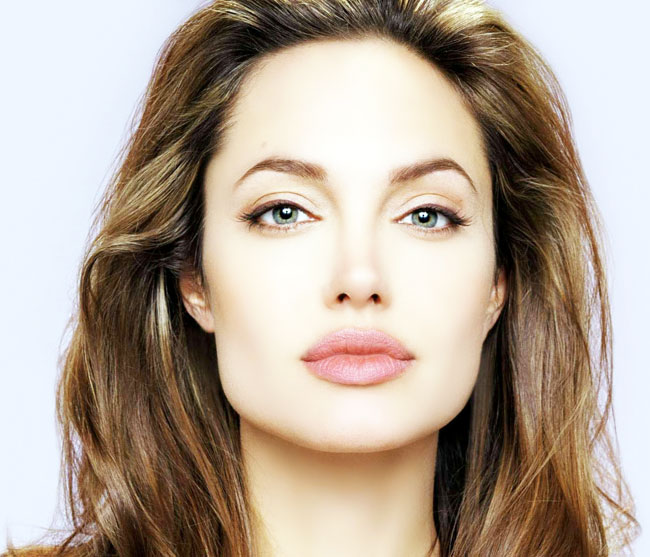
#> input picture face_landmark_detection/images/face2.jpg, 650 x 557 px
$ python img_info.py --image_folder ../face_landmark_detection/images --save_as out.png
#> lines starting #> are read from the running program, lines starting #| are printed output that depends on the picture
import os
import cv2
import argparse
import numpy as np
import pandas as pd
from PIL import Image
from glob import glob
from time import time


def channel_x(img, channel, places):
    if Image.fromarray(img).mode == 'L':
        x_ = img[:, :]
        return round(np.mean(x_), places), round(np.median(x_), places), round(np.std(x_), places)
    elif Image.fromarray(img).mode == 'RGB':
        x_ = img[:, :, channel]
        return round(np.mean(x_), places), round(np.median(x_), places), round(np.std(x_), places)


parser = argparse.ArgumentParser()
parser.add_argument('--image_folder', type=str, required=True)
parser.add_argument('--decimal_places', type=int, default=2)
parser.add_argument('--save_as', type=str, required=True)
args = parser.parse_args()

start = time()

files = glob(args.image_folder + '/*.jpg')
images = [cv2.imread(file) for file in files]
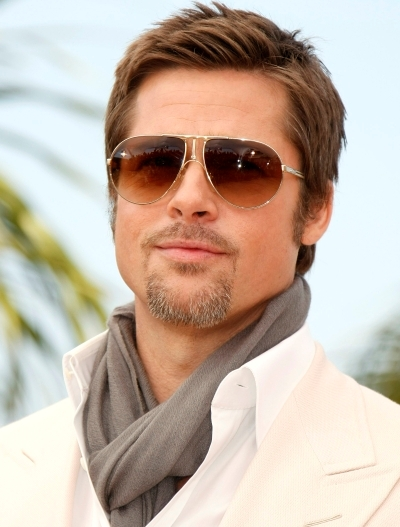
#> input picture face_landmark_detection/images/face3.jpg, 400 x 527 px
#> images = 2 items
img_types = [0 if Image.fromarray(img).mode == 'L' else 1 for img in images]
#> img_types = [1, 1]

r = [channel_x(img, 2, args.decimal_places) for img in images]
#> in channel_x, `x_ = img[:, :, channel]`:
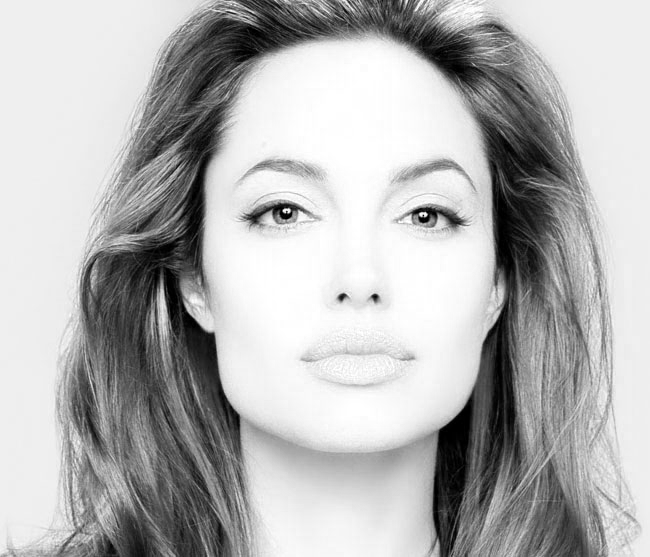
#> x_: shape (557, 650); min 0, max 255, mean 179.9
#> call 2 of channel_x, with channel = 2, places = 2
#> in channel_x (call 2), `x_ = img[:, :, channel]`:
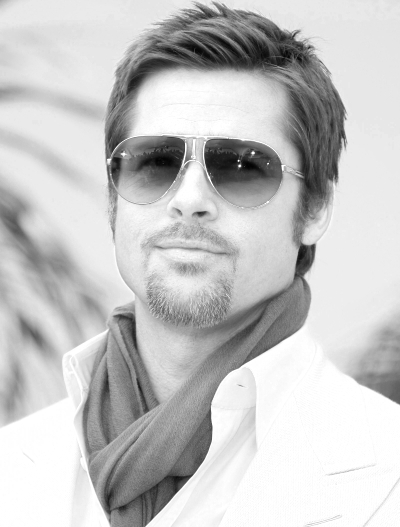
#> x_: shape (527, 400); min 1, max 255, mean 197.4
#> r = [(179.9, 221, 75.21), (197.4, 224, 58.24)]
g = [channel_x(img, 1, args.decimal_places) for img in images]
#> call 3 of channel_x, with channel = 1, places = 2
#> in channel_x (call 3), `x_ = img[:, :, channel]`:
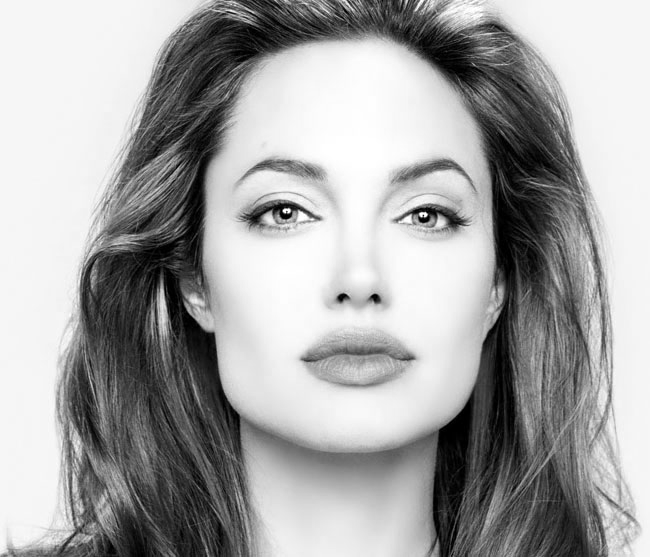
#> x_: shape (557, 650); min 0, max 255, mean 164.9
#> call 4 of channel_x, with channel = 1, places = 2
#> in channel_x (call 4), `x_ = img[:, :, channel]`:
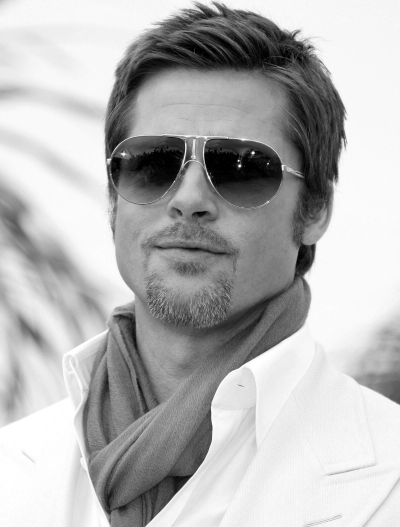
#> x_: shape (527, 400); min 0, max 255, mean 180.4
#> g = [(164.9, 199, 82.87), (180.4, 212, 72.5)]
b = [channel_x(img, 0, args.decimal_places) for img in images]
#> in channel_x (call 5), `x_ = img[:, :, channel]`:
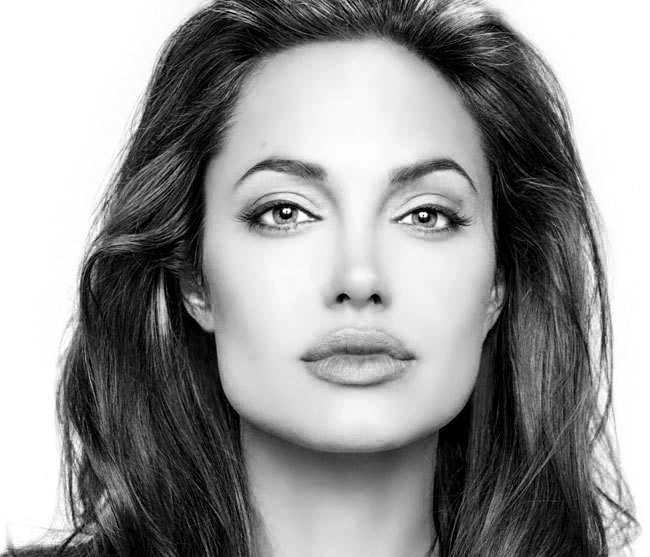
#> x_: shape (557, 650); min 0, max 255, mean 150.9
#> in channel_x (call 6), `x_ = img[:, :, channel]`:
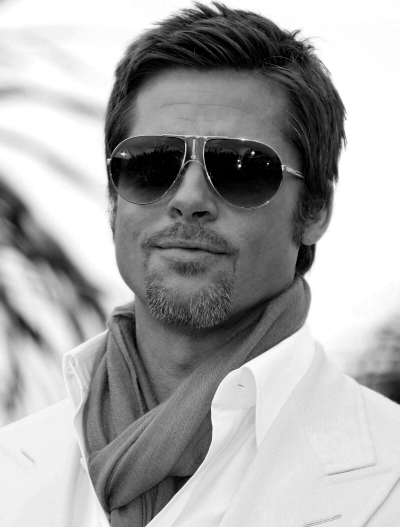
#> x_: shape (527, 400); min 0, max 255, mean 166.8
#> b = [(150.9, 176, 91.57), (166.8, 204, 81.64)]


pd.DataFrame({'S.No.': [(i + 1) for i in range(len(files))], 'Image Name': [os.path.basename(file) for file in files],
              'RGB/GRAY': img_types, 'avg_b': [b[i][0] for i in range(len(b))], 'avg_g': [g[i][0] for i in range(len(g))],
              'avg_r': [r[i][0] for i in range(len(r))], 'median_b': [b[i][1] for i in range(len(b))],
              'median_g': [g[i][1] for i in range(len(g))], 'median_r': [r[i][1] for i in range(len(r))],
              'std_dev_b': [b[i][2] for i in range(len(b))], 'std_dev_g': [g[i][2] for i in range(len(g))],
              'std_dev_r': [r[i][2] for i in range(len(r))]}).to_csv(args.save_as, index=False)

print('Completed in : ', round(time() - start), 'seconds')
